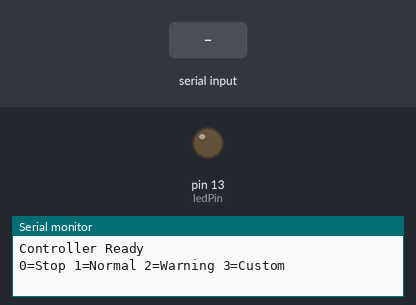
The sketch below on a simulated Arduino Uno, built with avr-gcc and run on an emulated ATmega328P. On the bench: output pins drawn as LEDs (lit = HIGH), the last lines printed to the serial monitor. Dashed ring = blinking. The test bench sets the inputs (shaded band).

Above: at 1.2 s.
1.3 s: "1" received over Serial
At 1.6 s:
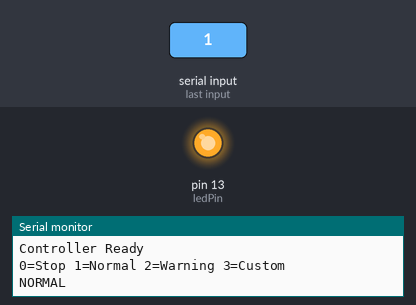
4.3 s: "0" received over Serial
At 5.1 s:
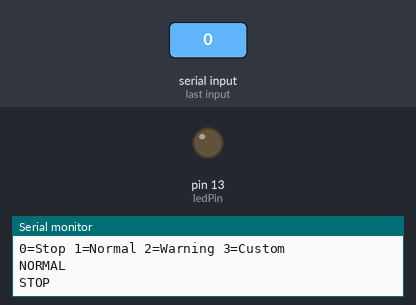
5.8 s: "2" received over Serial
At 6.05 s:
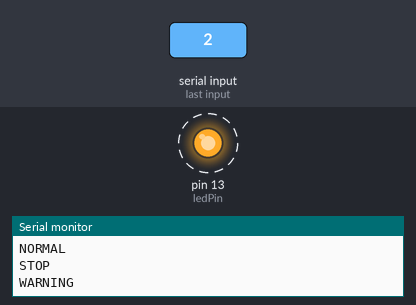
Timing chart, 0 to 14.8 s (numbered marks = the images above; inputs shaded):
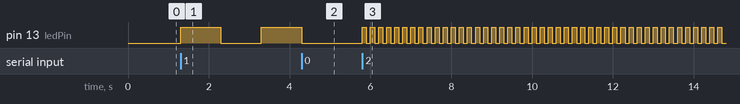

Measured:
- after the input at 1.3 s, pin 13 (ledPin): LOW → HIGH at once, → LOW 1.0 s later, → HIGH 1.0 s later
- after the input at 4.3 s, pin 13 (ledPin): goes on until 4.3 s, then stays LOW
- after the input at 5.8 s, pin 13 (ledPin): alternates HIGH for 0.10 s and LOW for 0.10 s, starting at once

The sketch:

Project001_Final_5Mode_Controller.ino
```cpp
const int ledPin = LED_BUILTIN;

// Operating mode
int mode = 0;

// LED state
bool ledState = LOW;

// Timing variables
unsigned long previousMillis = 0;
unsigned long onTime = 1000;
unsigned long offTime = 1000;

void setup() {
  pinMode(ledPin, OUTPUT);
  digitalWrite(ledPin, LOW);

  Serial.begin(9600);

  Serial.println("Controller Ready");
  Serial.println("0=Stop 1=Normal 2=Warning 3=Custom");
}

void loop() {

  // TASK 1: Read incoming commands
  if (Serial.available() > 0) {

    char command = Serial.read();

    if (command == '0') {
      mode = 0;
      Serial.println("STOP");
    }
    else if (command == '1') {
      mode = 1;
      onTime = 1000;
      offTime = 1000;
      Serial.println("NORMAL");
    }
    else if (command == '2') {
      mode = 2;
      onTime = 100;
      offTime = 100;
      Serial.println("WARNING");
    }
    else if (command == '3') {
      mode = 3;
      onTime = 500;
      offTime = 1500;
      Serial.println("CUSTOM");
    }
    else if (command == '4') {
      mode = 4;
      onTime = 50;
      offTime = 950;
      Serial.println("HEARTBEAT");
    }

    // Restart LED timing after valid command
    if (command >= '0' && command <= '4') {
      previousMillis = millis();

      if (mode == 0) {
        ledState = LOW;
      }
      else {
        ledState = HIGH;
      }

      digitalWrite(ledPin, ledState);
    }
  }

  // TASK 2: Control LED without delay()
  if (mode != 0) {

    unsigned long currentMillis = millis();

    unsigned long interval;

    if (ledState == HIGH) {
      interval = onTime;
    }
    else {
      interval = offTime;
    }

    if (currentMillis - previousMillis >= interval) {

      previousMillis = currentMillis;

      ledState = !ledState;

      digitalWrite(ledPin, ledState);
    }
  }
}
```
